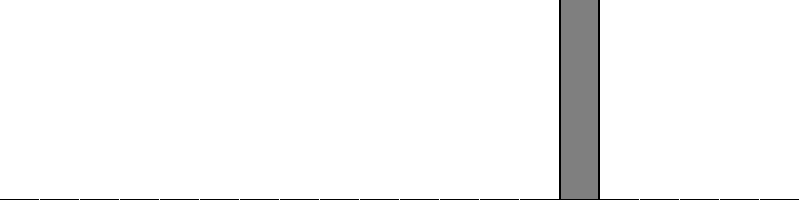
Frame 1 (no input)
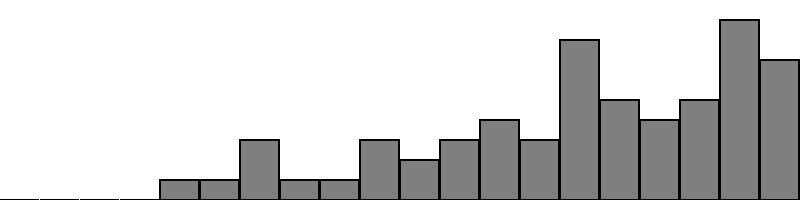
Frame 60 (no input)
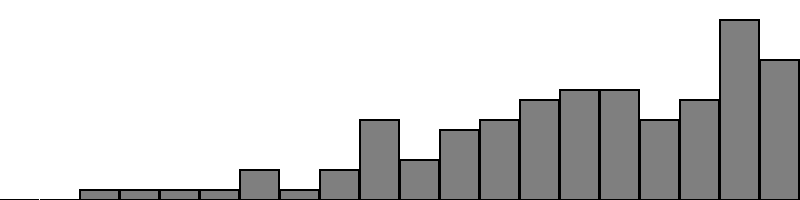
Frame 120 (the mouse pressed at the canvas centre since frame 60)

The p5.js sketch that drew these frames (run headless with seeded random() and noise() and a simulated clock; from frame 60 on, the mouse is pressed at the canvas centre):

// p5.js sketch
// ── sketch.js
// The Nature of Code
// Daniel Shiffman
// http://natureofcode.com

// An array to keep track of how often random numbers are picked
let randomCounts = [];
let count = 0;

function setup() {
  createCanvas(800, 200);
  for (let i = 0; i < 20; i++) {
		randomCounts[i] = 0;
	}
}

function draw() {
  background(255);

  // Pick a random number and increase the count
  let index = int(montecarlo()*randomCounts.length);
	count++;
  randomCounts[index]++;

  // Draw a rectangle to graph results
  stroke(0);
  strokeWeight(2);
  fill(127);

  let w = width / randomCounts.length;

  for (let x = 0; x < randomCounts.length; x++) {
		// map to (height*6) to accentuate the height
		let m = map(randomCounts[x], 0, count, 0, height*6);
    rect(x * w, height - m, w - 1, m);
  }
}

// An algorithm for picking a random number based on monte carlo method
// Here probability is determined by formula y = x
function montecarlo() {
  // Have we found one yet
  let foundone = false;
  let hack = 0;  // let's count just so we don't get stuck in an infinite loop by accident
  while (!foundone && hack < 10000) {
    // Pick two random numbers
    let r1 = random(1);
    let r2 = random(1);
    let y = r1*r1;  // y = x*x (change for different results)
    // If r2 is valid, we'll use this one
    if (r2 < y) {
      foundone = true;
      return r1;
    }
    hack++;
  }
  // Hack in case we run into a problem (need to improve this)
  return 0;
}
